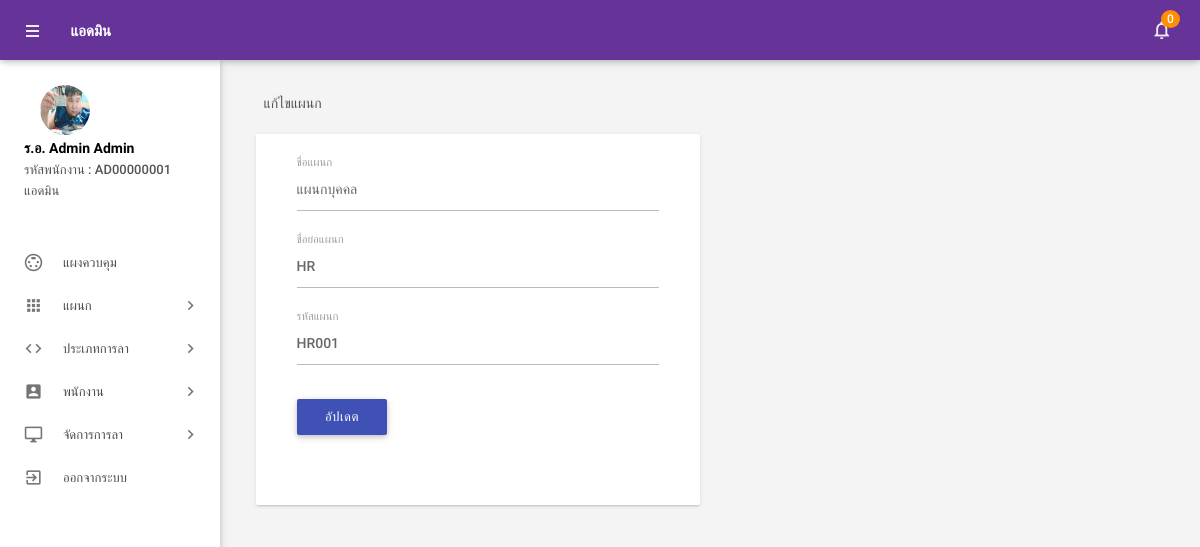
/admin/editdepartment.php?deptid=1 (signed in), run on the app's committed database.
### tables this page shows
CREATE TABLE `picture` (
  `id` int(11) NOT NULL,
  `path` text NOT NULL,
  `eid` int(11) NOT NULL
);

CREATE TABLE `tblemployees` (
  `id` int(11) NOT NULL,
  `EmpId` varchar(100) NOT NULL,
  `Prefix` varchar(100) NOT NULL,
  `FirstName` varchar(150) NOT NULL,
  `LastName` varchar(150) NOT NULL,
  `EmailId` varchar(200) NOT NULL,
  `Password` varchar(180) NOT NULL,
  `Gender` enum('ชาย','หญิง','อื่นๆ') NOT NULL,
  `Dob` varchar(100) NOT NULL,
  `Department` varchar(255) NOT NULL,
  `Address` varchar(255) NOT NULL,
  `provinces` varchar(200) NOT NULL,
  `amphures` varchar(100) NOT NULL,
  `districts` varchar(150) NOT NULL,
  `zip_code` text NOT NULL,
  `Phonenumber` char(11) NOT NULL,
  `Status` int(1) NOT NULL,
  `Type_Employee` enum('พนักงานทั่วไป','แอดมิน') NOT NULL,
  `RegDate` timestamp NOT NULL DEFAULT CURRENT_TIMESTAMP
);

CREATE TABLE `tbldepartments` (
  `id` int(11) NOT NULL,
  `DepartmentName` varchar(150) DEFAULT NULL,
  `DepartmentShortName` varchar(100) NOT NULL,
  `DepartmentCode` varchar(50) DEFAULT NULL,
  `CreationDate` timestamp NULL DEFAULT CURRENT_TIMESTAMP
);

### admin/editdepartment.php (the view, shortened to what this page needs)
<?php
include('includes/config.php');
if (strlen($_SESSION['alogin']) == 0) {
    header('location:index.php');
} else {
?>
    <!DOCTYPE html>
    <html lang="th">
    <head>
        <link type="text/css" rel="stylesheet" href="../assets/plugins/materialize/css/materialize.min.css" />
        <link href="../assets/plugins/material-preloader/css/materialPreloader.min.css" rel="stylesheet">
        <link href="../assets/css/alpha.min.css" rel="stylesheet" type="text/css" />
        <link href="../assets/css/custom.css" rel="stylesheet" type="text/css" />
    </head>
    <body>
        <?php include('includes/header.php'); ?>
        <?php include('includes/sidebar.php'); ?>
        <main class="mn-inner">
            <div class="row">
                <div class="col s12">
                    <div class="page-title">แก้ไขแผนก</div>
                </div>
                <div class="col s12 m12 l6">
                    <div class="card">
                        <div class="card-content">
                            <div class="row">
                                <form class="col s12" name="chngpwd" method="post">
                                    <?php
                                    $did = intval($_GET['deptid']);
                                    $sql = "SELECT * from tbldepartments WHERE id=:did";
                                    $query = $dbh->prepare($sql);
                                    $query->bindParam(':did', $did, PDO::PARAM_STR);
                                    $query->execute();
                                    $results = $query->fetchAll(PDO::FETCH_OBJ);
                                    if ($query->rowCount() > 0) {
                                        foreach ($results as $result) {               ?>
                                            <div class="row">
                                                <div class="input-field col s12">
                                                    <input id="departmentname" type="text" class="validate" autocomplete="off" name="departmentname" value="<?php echo htmlentities($result->DepartmentName); ?>" required>
                                                    <label for="deptname">ชื่อแผนก</label>
                                                </div>
                                                <div class="input-field col s12">
                                                    <input id="departmentshortname" type="text" class="validate" autocomplete="off" value="<?php echo htmlentities($result->DepartmentShortName); ?>" name="departmentshortname" required>
                                                    <label for="deptshortname">ชื่อย่อแผนก</label>
                                                </div>
                                                <div class="input-field col s12">
                                                    <input id="deptcode" type="text" name="deptcode" class="validate" autocomplete="off" value="<?php echo htmlentities($result->DepartmentCode); ?>" required>
                                                    <label for="password">รหัสแผนก</label>
                                                </div>
                                        <?php }
                                    } ?>
                                        <div class="input-field col s12">
                                            <button type="submit" name="update" class="waves-effect waves-light btn indigo m-b-xs">อัปเดต</button>
                                        </div>
                                            </div>
                                </form>
                            </div>
                        </div>
                    </div>
                </div>
            </div>
        </main>
        </div>
        <div class="left-sidebar-hover"></div>
    </body>
    </html>
<?php } ?>

### admin/includes/sidebar.php (shortened to what this page needs)
     <aside id="slide-out" class="side-nav white fixed">
         <div class="side-nav-wrapper">
             <div class="sidebar-profile">
                 <div class="sidebar-profile-image">
                     <?php
                        $eid = $_SESSION['eid'];
                        $sql2 = "SELECT * from  tblemployees left join picture on picture.eid = tblemployees.id where tblemployees.id  =:eid order by picture.id desc";
                        $query2 = $dbh->prepare($sql2);
                        $query2->bindParam(':eid', $eid, PDO::PARAM_STR);
                        $query2->execute();
                        $results2 = $query2->fetch(PDO::FETCH_ASSOC);
                        if
                        (!is_null($results2['path'])){
                            $image_src = (isset($_SERVER['HTTPS']) && $_SERVER['HTTPS'] === 'on' ? "https" : "http") . "://$_SERVER[HTTP_HOST]/images/" . $results2['path'];
                        }
                        else{
                            $image_src = (isset($_SERVER['HTTPS']) && $_SERVER['HTTPS'] === 'on' ? "https" : "http") . "://$_SERVER[HTTP_HOST]/images/default.png" ;
                        }
?>
                     <a
                         href="form-images.php?eid=<?= $_SESSION['eid'] ?>&redirecturl=<?=(isset($_SERVER['HTTPS']) && $_SERVER['HTTPS'] === 'on' ? "https" : "http") . "://$_SERVER[HTTP_HOST]$_SERVER[REQUEST_URI]";?>"><img
                             src="<?= $image_src  ?>" class="circle" alt=""></a>
                 </div>
                 <div class="sidebar-profile-info">
                     <?php
                        $eid = $_SESSION['eid'];
                        $sql = "SELECT FirstName,LastName,EmpId,Type_Employee,Prefix from  tblemployees where id=:eid";
                        $query = $dbh->prepare($sql);
                        $query->bindParam(':eid', $eid, PDO::PARAM_STR);
                        $query->execute();
                        $results = $query->fetchAll(PDO::FETCH_OBJ);
                        if ($query->rowCount() > 0) {
                            foreach ($results as $result) {               ?>
                     <p><?php echo htmlentities($result->Prefix . " " . $result->FirstName . " " . $result->LastName); ?>
                     </p>
                     <span>รหัสพนักงาน : </span><span><?php echo htmlentities($result->EmpId) ?></span> <br>
                     <span><?php echo htmlentities($result->Type_Employee) ?></span>
                     <?php }
                        } ?>
                 </div>
             </div>
             <ul class="sidebar-menu collapsible collapsible-accordion" data-collapsible="accordion">
                 <li class="no-padding"><a class="waves-effect waves-grey" href="dashboard.php"><i
                             class="material-icons">settings_input_svideo</i>แผงควบคุม</a></li>
                 <li class="no-padding">
                     <a class="collapsible-header waves-effect waves-grey"><i class="material-icons">apps</i>แผนก<i
                             class="nav-drop-icon material-icons">keyboard_arrow_right</i></a>
                 </li>
                 <li class="no-padding">
                     <a class="collapsible-header waves-effect waves-grey"><i
                             class="material-icons">code</i>ประเภทการลา<i
                             class="nav-drop-icon material-icons">keyboard_arrow_right</i></a>
                 </li>
                 <li class="no-padding">
                     <a class="collapsible-header waves-effect waves-grey"><i
                             class="material-icons">account_box</i>พนักงาน<i
                             class="nav-drop-icon material-icons">keyboard_arrow_right</i></a>
                 </li>
                 <li class="no-padding">
                     <a class="collapsible-header waves-effect waves-grey"><i
                             class="material-icons">desktop_windows</i>จัดการการลา<i
                             class="nav-drop-icon material-icons">keyboard_arrow_right</i></a>
                 </li>
                 <li class="no-padding">
                     <a class="waves-effect waves-grey" href="logout.php"><i
                             class="material-icons">exit_to_app</i>ออกจากระบบ</a>
                 </li>
             </ul>
         </div>
     </aside>

### data on the page
picture: path (picture)
tblemployees: Prefix+FirstName+LastName "ร.อ. Admin Admin", EmpId "AD00000001", Type_Employee "แอดมิน"
tbldepartments: departmentname "แผนกบุคคล", departmentshortname "HR", deptcode "HR001"

### other printed values
$unreadcount "0"
